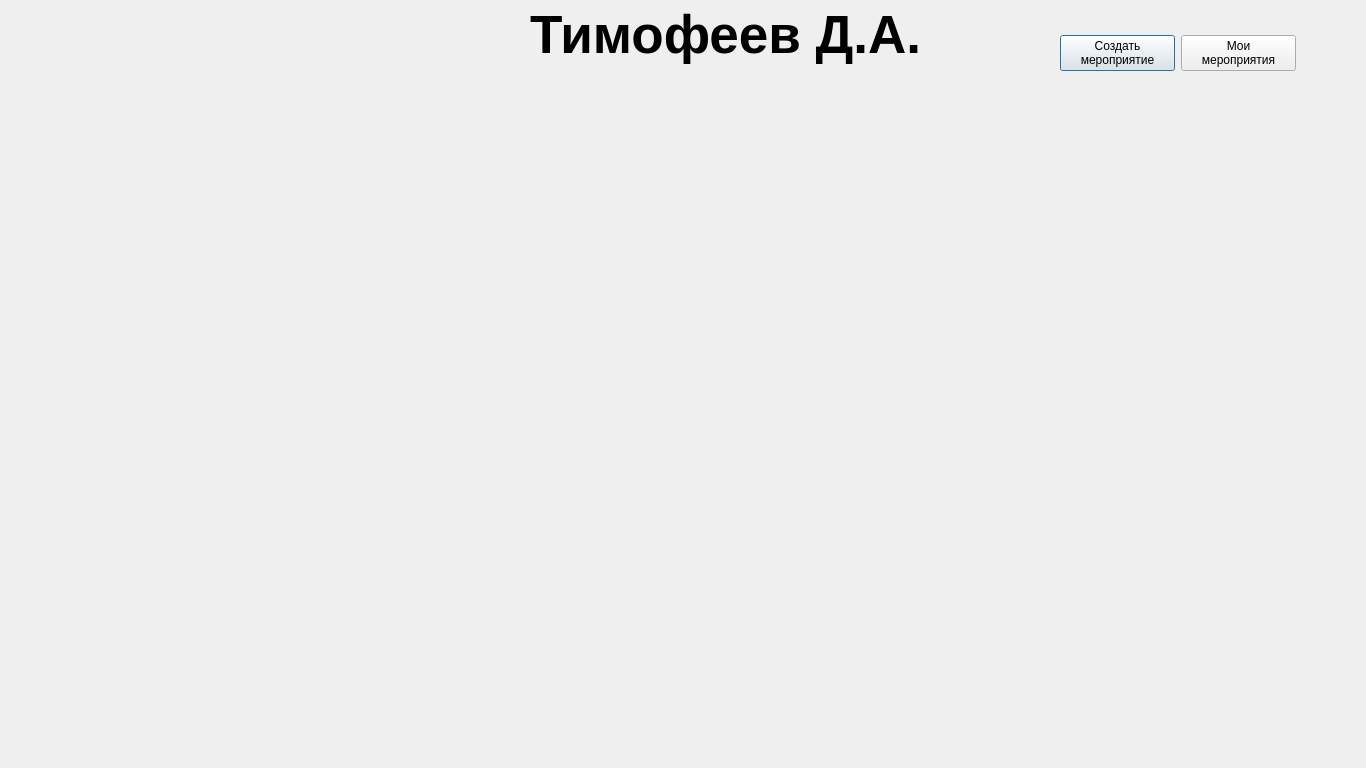
<?xml version="1.0" encoding="UTF-8"?>
<ui version="4.0">
 <class>timofeev_d_a</class>
 <widget class="QDialog" name="timofeev_d_a">
  <property name="geometry">
   <rect>
    <x>0</x>
    <y>0</y>
    <width>1366</width>
    <height>768</height>
   </rect>
  </property>
  <property name="windowTitle">
   <string>timofeev_d_a</string>
  </property>
  <widget class="QLabel" name="label">
   <property name="geometry">
    <rect>
     <x>-45</x>
     <y>0</y>
     <width>1366</width>
     <height>768</height>
    </rect>
   </property>
   <property name="text">
    <string/>
   </property>
  </widget>
  <widget class="QLabel" name="label_2">
   <property name="geometry">
    <rect>
     <x>530</x>
     <y>0</y>
     <width>421</width>
     <height>71</height>
    </rect>
   </property>
   <property name="font">
    <font>
     <pointsize>40</pointsize>
     <weight>75</weight>
     <bold>true</bold>
    </font>
   </property>
   <property name="text">
    <string>&lt;html&gt;&lt;head/&gt;&lt;body&gt;&lt;p&gt;&lt;span style=&quot; color:#000000;&quot;&gt;Тимофеев Д.А.&lt;/span&gt;&lt;/p&gt;&lt;/body&gt;&lt;/html&gt;</string>
   </property>
  </widget>
  <widget class="QWidget" name="">
   <property name="geometry">
    <rect>
     <x>1060</x>
     <y>30</y>
     <width>236</width>
     <height>46</height>
    </rect>
   </property>
   <layout class="QHBoxLayout" name="horizontalLayout">
    <item>
     <widget class="QPushButton" name="pushButton">
      <property name="text">
       <string>Создать
мероприятие</string>
      </property>
     </widget>
    </item>
    <item>
     <widget class="QPushButton" name="pushButton_2">
      <property name="text">
       <string>Мои
мероприятия</string>
      </property>
     </widget>
    </item>
   </layout>
  </widget>
 </widget>
 <resources/>
 <connections/>
</ui>
